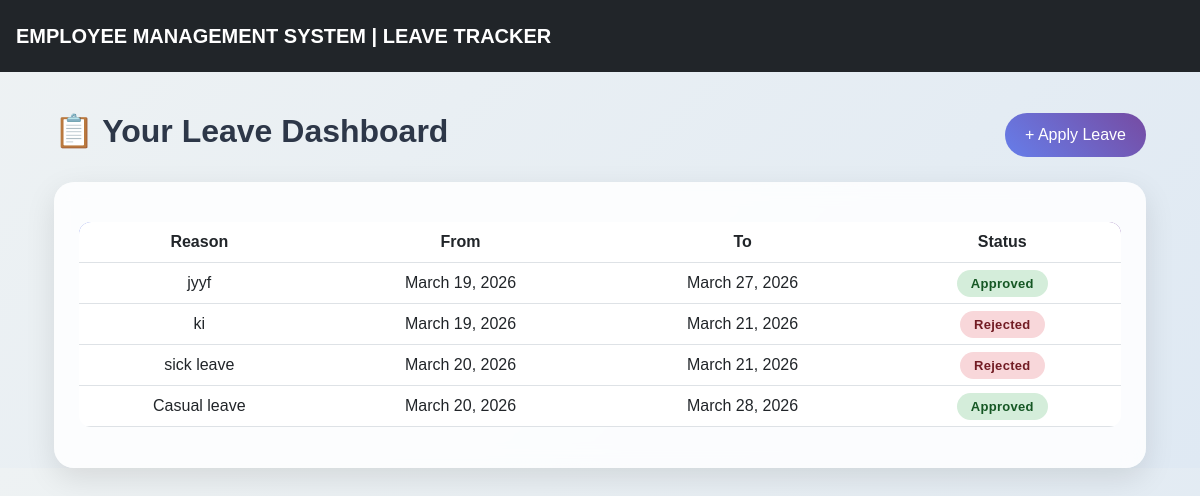
Page /dashboard/ (signed in) on the earlier database version.
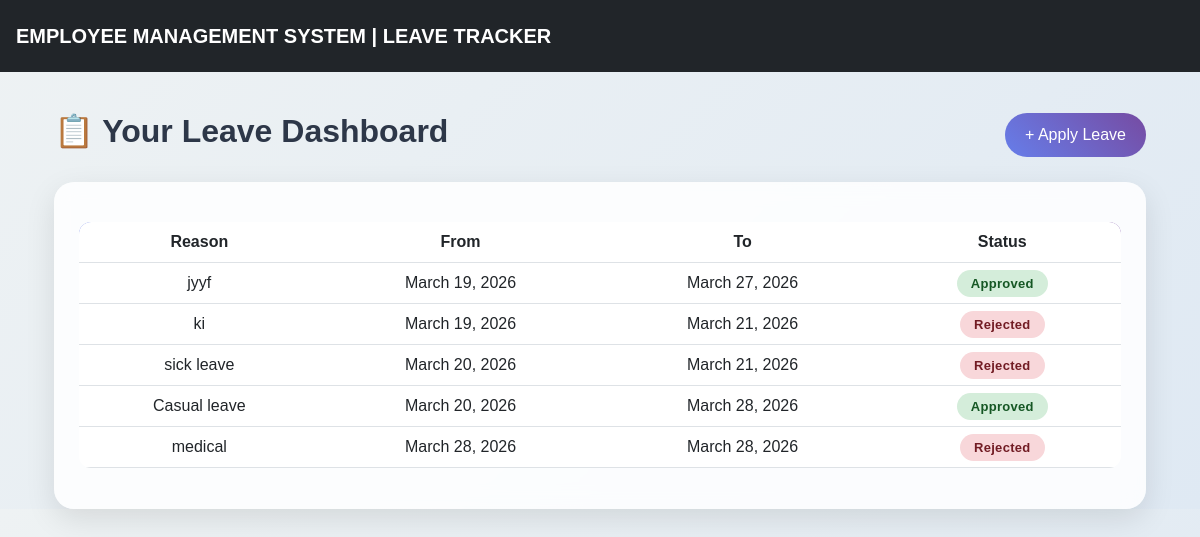
Same page on the later database version.
### ems/models.py (models this page shows, shortened)
class Leave(models.Model):
    employee = models.ForeignKey(Employee, on_delete=models.CASCADE)
    reason = models.TextField()
    from_date = models.DateField()
    to_date = models.DateField()
    status = models.CharField(max_length=20, choices=STATUS_CHOICES, default='Pending')

### ems/views.py (the view)
# urls.py: path('dashboard/', views.dashboard, name='dashboard'),
def dashboard(request):
    employee = Employee.objects.get(user=request.user)
    leaves = Leave.objects.filter(employee=employee)
    return render(request, 'dashboard.html', {'leaves': leaves})

### employee/ems/templates/dashboard.html (shortened to what this page needs)
{% extends 'base.html' %}
{% block content %}
<div class="container dashboard-container">
    <div class="header mb-4">
        <h2>📋 Your Leave Dashboard</h2>
        <a href="{% url 'apply_leave' %}" class="btn btn-apply">+ Apply Leave</a>
    </div>
    <div class="card-custom">
        <table class="table table-hover text-center align-middle">
            <thead>
                <tr>
                    <th>Reason</th>
                    <th>From</th>
                    <th>To</th>
                    <th>Status</th>
                </tr>
            </thead>
            <tbody>
                {% for leave in leaves %}
                <tr>
                    <td>{{ leave.reason }}</td>
                    <td>{{ leave.from_date }}</td>
                    <td>{{ leave.to_date }}</td>
                    <td>
                        <span class="status
                            {% if leave.status == 'Approved' %}approved
                            {% elif leave.status == 'Rejected' %}rejected
                            {% else %}pending{% endif %}">
                            {{ leave.status }}
                        </span>
                    </td>
                </tr>
                {% empty %}
                <tr>
                    <td colspan="4" class="empty-text">
                        No leave records found 😴
                    </td>
                </tr>
                {% endfor %}
            </tbody>
        </table>
    </div>
</div>
{% endblock %}

### employee/ems/templates/base.html (shortened to what this page needs)
<!DOCTYPE html>
<html>
<head>
    <link href="https://cdn.jsdelivr.net/npm/bootstrap@5.3.0/dist/css/bootstrap.min.css" rel="stylesheet">
</head>
<body>
<nav class="navbar navbar-dark bg-dark p-3">
    <a class="navbar-brand text-white"><b>EMPLOYEE MANAGEMENT SYSTEM | LEAVE TRACKER</b></a>
</nav>
<div class="container mt-4">
    {% block content %}{% endblock %}
</div>
</body>
</html>

### employee/ems/templates/dashboard.html (style rules this page uses)
body { background: linear-gradient(135deg, #eef2f3, #dfe9f3); font-family: 'Poppins', sans-serif; }
.dashboard-container { margin-top: 40px; }
.header { display: flex; justify-content: space-between; align-items: center; }
.header h2 { font-weight: 600; color: #2d3748; }
.btn-apply { background: linear-gradient(45deg, #667eea, #764ba2); color: white; border-radius: 25px; padding: 10px 20px; font-weight: 500; border: none; transition: 0.3s; }
.card-custom { border-radius: 20px; padding: 25px; background: rgba(255, 255, 255, 0.85); backdrop-filter: blur(10px); box-shadow: 0 10px 30px rgba(0,0,0,0.1); }
table { margin-top: 15px; border-radius: 12px; overflow: hidden; }
thead { background: linear-gradient(45deg, #667eea, #764ba2); color: white; }
tbody tr { transition: 0.2s; }
th, td { vertical-align: middle !important; }
.status { padding: 6px 14px; border-radius: 20px; font-size: 13px; font-weight: 600; letter-spacing: 0.3px; }
.approved { background: #d4edda; color: #155724; }
.rejected { background: #f8d7da; color: #721c24; }

Differences in the rows shown:
added Leave: reason "medical", from_date "March 28, 2026", to_date "March 28, 2026", status "Rejected"
